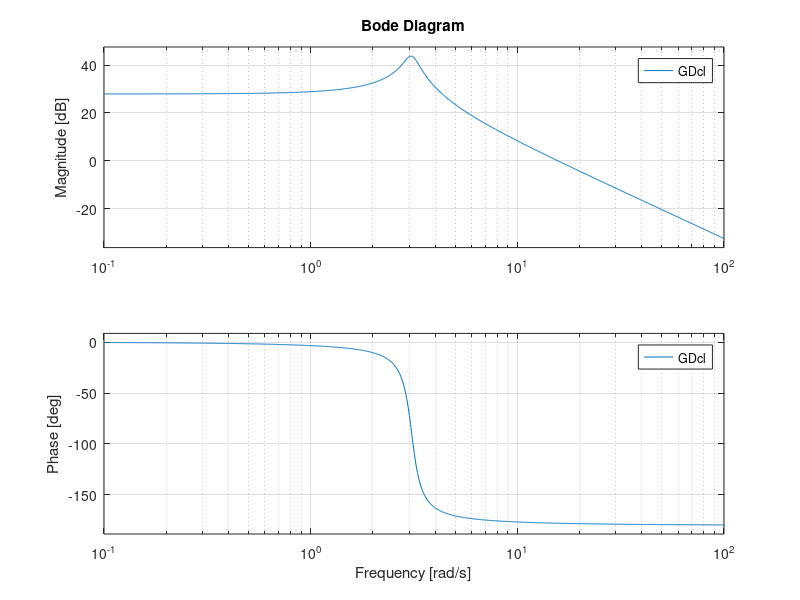

This chart was generated by the following MATLAB code:
clear; close all; clc;

%% problem 1
K = 118.8;
t = 0.0059;
a = 10;
Gp = tf(2, [1 0.5]);

D = K*tf([t 1], [a*t 1]);
Ks = tf(K, [1 0]);
Gpcl = feedback(Gp*tf(0.4,[1 0]), 0.04);
GDcl = feedback(Gp * Ks, 0.04);

hold on;
bode(Gpcl);
bode(GDcl);
